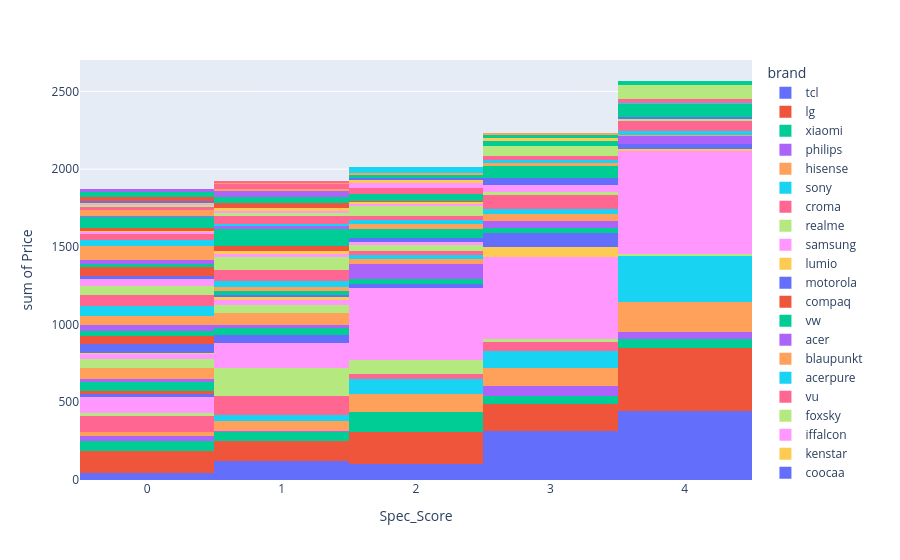

Here is the notebook cell this chart was saved with:
### Markdown cell above
### Price to Spec_Score Columns

### Code cell
px.histogram(df, x='Spec_Score', y='Price', color='brand')

### Figure 1 — Plotly figure (JSON) as saved in the notebook; plotly's stock layout.template omitted (floating-point values rounded to 4 significant figures; data arrays with more than 128 entries replaced by an {"elided": "..."} marker saying what was removed)
{"data": [{"alignmentgroup": "True", "bingroup": "x", "histfunc": "sum", "hovertemplate": "brand=tcl<br>Spec_Score=%{x}<br>sum of Price=%{y}<extra></extra>", "legendgroup": "tcl", "marker": {"color": "#636efa", "pattern": {"shape": ""}}, "name": "tcl", "offsetgroup": "tcl", "orientation": "v", "showlegend": true, "type": "histogram", "x": [3, 4, 4, 0, 4, 3, 3, 4, 4, 4, 3, 1, 3, 4, 4, 4, 3, 3, 4, 2, 1, 3, 3, 3, 1, 2, 2, 3, 2, 4, 4, 3, 2, 4, 1, 4, 4, 3, 3, 1, 4, 1, 1, 3, 0, 4, 1, 2, 3, 4, 0, 4, 4, 4, 4, 4, 4, 4, 2, 2, 3, 4, 3, 1, 3, 0, 4, 3, 3, 3, 0, 2, 3, 1, 1, 3, 4, 4, 3, 4, 4, 4, 4, 4, 4, 3, 4, 4, 3, 4, 1, 3, 2, 3], "xaxis": "x", "y": [10.67, 11.41, 11.61, 9.306, 10.84, 10.74, 10.39, 11.1, 11.44, 10.88, 10.67, 9.68, 11.2, 12.43, 11.37, 11.92, 10.91, 10.37, 11.16, 10.34, 9.648, 10.78, 11.08, 10.71, 10.13, 10.46, 10.46, 10.57, 10.91, 10.88, 11.16, 10.65, 10.4, 10.86, 10.31, 11.29, 12.35, 11.14, 10.71, 10.24, 11.07, 10.16, 9.952, 10.62, 9.615, 11.35, 10.37, 10.6, 10.99, 11.41, 9.602, 11.29, 12.35, 12.1, 12.51, 11.58, 11.51, 11.78, 10.82, 10.46, 11.0, 11.23, 10.97, 10.46, 10.95, 9.615, 14.81, 12.03, 11.71, 11.7, 9.392, 10.17, 10.46, 10.38, 10.82, 11.29, 11.13, 12.9, 11.08, 11.51, 11.78, 11.92, 11.78, 12.35, 11.35, 11.23, 11.23, 11.29, 11.05, 11.46, 10.46, 11.11, 10.82, 10.9], "yaxis": "y"}, {"alignmentgroup": "True", "bingroup": "x", "histfunc": "sum", "hovertemplate": "brand=lg<br>Spec_Score=%{x}<br>sum of Price=%{y}<extra></extra>", "legendgroup": "lg", "marker": {"color": "#EF553B", "pattern": {"shape": ""}}, "name": "lg", "offsetgroup": "lg", "orientation": "v", "showlegend": true, "type": "histogram", "x": [2, 2, 3, 1, 2, 3, 3, 4, 0, 4, 3, 4, 4, 1, 2, 4, 4, 4, 4, 4, 0, 2, 2, 0, 0, 4, 4, 2, 0, 4, 1, 4, 4, 4, 4, 4, 2, 4, 4, 0, 1, 4, 2, 4, 4, 3, 3, 4, 4, 0, 4, 4, 0, 0, 2, 2, 4, 3, 3, 3, 2, 2, 1, 1, 2, 2, 1, 1, 1, 1, 0, 1, 0, 0, 2, 3, 2, 0, 3, 2, 3, 3, 3, 4, 0, 4, 3, 4, 2, 4, 1, 4, 4, 4], "xaxis": "x", "y": [10.65, 10.34, 10.73, 10.4, 10.5, 11.51, 10.98, 11.57, 9.595, 12.38, 10.82, 11.23, 11.12, 10.17, 10.71, 11.64, 11.63, 12.99, 11.85, 11.13, 9.82, 10.7, 10.74, 9.781, 9.852, 11.48, 11.35, 10.57, 9.68, 11.46, 10.17, 11.85, 12.62, 12.11, 12.92, 12.21, 10.6, 12.18, 11.54, 9.77, 10.37, 12.15, 10.8, 12.4, 12.01, 11.22, 11.51, 12.1, 12.93, 9.518, 12.86, 11.8, 9.714, 9.905, 11.07, 10.67, 12.04, 10.96, 11.46, 11.51, 11.08, 10.72, 10.71, 10.35, 10.91, 11.11, 10.71, 10.4, 10.43, 10.69, 9.977, 10.28, 10.36, 9.532, 11.16, 11.41, 11.0, 10.45, 11.74, 11.41, 11.49, 11.2, 11.13, 11.27, 9.668, 13.17, 11.87, 12.1, 11.46, 11.96, 10.71, 12.3, 11.09, 11.51], "yaxis": "y"}, {"alignmentgroup": "True", "bingroup": "x", "histfunc": "sum", "hovertemplate": "brand=xiaomi<br>Spec_Score=%{x}<br>sum of Price=%{y}<extra></extra>", "legendgroup": "xiaomi", "marker": {"color": "#00cc96", "pattern": {"shape": ""}}, "name": "xiaomi", "offsetgroup": "xiaomi", "orientation": "v", "showlegend": true, "type": "histogram", "x": [2, 3, 0, 3, 3, 2, 1, 2, 3, 0, 3, 0, 4, 4, 0, 1, 1, 2, 4, 2, 2, 4, 1, 2, 4, 2, 2, 1, 2, 0, 1, 0, 2, 2, 0], "xaxis": "x", "y": [10.52, 10.71, 9.105, 10.31, 10.4, 10.2, 9.616, 10.24, 10.65, 9.306, 10.86, 9.473, 11.18, 11.24, 9.547, 9.473, 10.09, 10.52, 10.93, 10.31, 10.13, 11.51, 10.09, 10.52, 11.17, 10.44, 10.52, 10.2, 10.32, 9.393, 10.56, 9.473, 10.4, 10.18, 9.999], "yaxis": "y"}, {"alignmentgroup": "True", "bingroup": "x", "histfunc": "sum", "hovertemplate": "brand=philips<br>Spec_Score=%{x}<br>sum of Price=%{y}<extra></extra>", "legendgroup": "philips", "marker": {"color": "#ab63fa", "pattern": {"shape": ""}}, "name": "philips", "offsetgroup": "philips", "orientation": "v", "showlegend": true, "type": "histogram", "x": [4, 3, 3, 4, 3, 4, 4, 3, 0, 3, 3, 1, 0, 0], "xaxis": "x", "y": [11.23, 10.2, 10.74, 10.97, 10.46, 11.41, 11.2, 10.93, 9.51, 10.65, 10.55, 10.04, 10.04, 9.547], "yaxis": "y"}, {"alignmentgroup": "True", "bingroup": "x", "histfunc": "sum", "hovertemplate": "brand=hisense<br>Spec_Score=%{x}<br>sum of Price=%{y}<extra></extra>", "legendgroup": "hisense", "marker": {"color": "#FFA15A", "pattern": {"shape": ""}}, "name": "hisense", "offsetgroup": "hisense", "orientation": "v", "showlegend": true, "type": "histogram", "x": [4, 3, 3, 3, 4, 4, 4, 3, 4, 2, 4, 1, 4, 4, 3, 4, 2, 1, 2, 2, 3, 3, 3, 2, 2, 1, 4, 4, 4, 4, 1, 0, 3, 3, 3, 2, 4, 4, 4, 2, 1, 2, 2, 2, 1, 0, 4, 0], "xaxis": "x", "y": [10.82, 10.07, 10.35, 10.31, 10.97, 11.25, 11.51, 10.46, 11.16, 10.22, 11.98, 10.27, 10.82, 11.51, 10.2, 10.62, 9.962, 9.999, 10.37, 10.2, 10.58, 10.89, 10.93, 10.57, 10.46, 10.2, 12.51, 11.92, 11.16, 11.7, 10.13, 9.393, 11.0, 10.69, 10.38, 10.04, 10.88, 11.35, 13.12, 11.25, 9.547, 10.82, 10.49, 10.65, 10.55, 9.788, 12.39, 9.473], "yaxis": "y"}, {"alignmentgroup": "True", "bingroup": "x", "histfunc": "sum", "hovertemplate": "brand=sony<br>Spec_Score=%{x}<br>sum of Price=%{y}<extra></extra>", "legendgroup": "sony", "marker": {"color": "#19d3f3", "pattern": {"shape": ""}}, "name": "sony", "offsetgroup": "sony", "orientation": "v", "showlegend": true, "type": "histogram", "x": [3, 4, 4, 4, 4, 2, 3, 1, 4, 2, 3, 4, 4, 2, 4, 4, 4, 4, 4, 4, 4, 4, 2, 2, 2, 3, 3, 2, 4, 4, 4, 3, 4, 3, 1, 1, 2, 4, 3, 4, 3, 3, 1, 2, 4, 4, 4], "xaxis": "x", "y": [11.3, 12.47, 11.73, 12.26, 11.46, 10.74, 11.03, 10.46, 11.71, 11.1, 11.26, 11.92, 12.6, 11.1, 13.21, 12.04, 12.81, 11.85, 11.96, 12.4, 11.78, 12.71, 11.08, 11.02, 10.82, 11.74, 11.37, 10.84, 12.55, 12.79, 13.06, 11.19, 11.86, 11.24, 10.27, 10.26, 10.8, 12.24, 11.16, 13.39, 11.23, 10.97, 11.0, 11.23, 12.53, 12.42, 11.88], "yaxis": "y"}, {"alignmentgroup": "True", "bingroup": "x", "histfunc": "sum", "hovertemplate": "brand=croma<br>Spec_Score=%{x}<br>sum of Price=%{y}<extra></extra>", "legendgroup": "croma", "marker": {"color": "#FF6692", "pattern": {"shape": ""}}, "name": "croma", "offsetgroup": "croma", "orientation": "v", "showlegend": true, "type": "histogram", "x": [0, 1, 3, 0, 0, 1, 0, 1, 1, 1, 0, 2, 2, 1, 1, 0, 0, 3, 0, 0, 3, 1, 0, 1, 1, 3, 1, 1, 0, 3, 2], "xaxis": "x", "y": [8.411, 9.472, 10.57, 9.392, 9.209, 10.31, 9.68, 9.998, 9.305, 9.903, 9.259, 10.37, 10.88, 10.09, 10.49, 9.104, 8.698, 11.08, 9.68, 9.51, 10.65, 10.24, 9.047, 10.09, 10.52, 10.99, 10.31, 9.952, 9.209, 10.91, 10.24], "yaxis": "y"}, {"alignmentgroup": "True", "bingroup": "x", "histfunc": "sum", "hovertemplate": "brand=realme<br>Spec_Score=%{x}<br>sum of Price=%{y}<extra></extra>", "legendgroup": "realme", "marker": {"color": "#B6E880", "pattern": {"shape": ""}}, "name": "realme", "offsetgroup": "realme", "orientation": "v", "showlegend": true, "type": "histogram", "x": [2, 2, 1, 2, 1, 1, 1, 2, 1, 1, 1, 2, 1, 2, 1, 0, 2, 1, 1, 3, 1, 4, 3, 0, 1, 2, 1, 2, 1, 1, 1, 1], "xaxis": "x", "y": [10.02, 9.868, 9.324, 10.17, 9.809, 10.36, 10.49, 10.28, 9.815, 10.02, 9.324, 10.06, 10.28, 11.03, 10.66, 9.306, 10.09, 10.13, 10.1, 10.54, 9.994, 11.49, 10.7, 9.324, 10.37, 10.66, 10.33, 10.69, 10.24, 10.34, 10.28, 10.04], "yaxis": "y"}, {"alignmentgroup": "True", "bingroup": "x", "histfunc": "sum", "hovertemplate": "brand=samsung<br>Spec_Score=%{x}<br>sum of Price=%{y}<extra></extra>", "legendgroup": "samsung", "marker": {"color": "#FF97FF", "pattern": {"shape": ""}}, "name": "samsung", "offsetgroup": "samsung", "orientation": "v", "showlegend": true, "type": "histogram", "x": {"elided": "171 int values"}, "xaxis": "x", "y": {"elided": "171 float values"}, "yaxis": "y"}, {"alignmentgroup": "True", "bingroup": "x", "histfunc": "sum", "hovertemplate": "brand=lumio<br>Spec_Score=%{x}<br>sum of Price=%{y}<extra></extra>", "legendgroup": "lumio", "marker": {"color": "#FECB52", "pattern": {"shape": ""}}, "name": "lumio", "offsetgroup": "lumio", "orientation": "v", "showlegend": true, "type": "histogram", "x": [4, 3, 3, 3, 3, 3, 3], "xaxis": "x", "y": [10.86, 10.31, 10.6, 10.28, 10.92, 10.55, 10.4], "yaxis": "y"}, {"alignmentgroup": "True", "bingroup": "x", "histfunc": "sum", "hovertemplate": "brand=motorola<br>Spec_Score=%{x}<br>sum of Price=%{y}<extra></extra>", "legendgroup": "motorola", "marker": {"color": "#636efa", "pattern": {"shape": ""}}, "name": "motorola", "offsetgroup": "motorola", "orientation": "v", "showlegend": true, "type": "histogram", "x": [2, 0, 3, 4, 4, 1, 3, 3, 3, 2, 4, 1, 2, 0, 3, 3, 1, 1, 3, 3, 1, 3], "xaxis": "x", "y": [10.13, 9.367, 10.34, 11.11, 11.61, 9.367, 10.4, 10.4, 10.74, 10.28, 10.93, 10.11, 10.33, 9.367, 10.93, 10.48, 10.15, 10.02, 10.69, 10.4, 10.02, 11.05], "yaxis": "y"}, {"alignmentgroup": "True", "bingroup": "x", "histfunc": "sum", "hovertemplate": "brand=compaq<br>Spec_Score=%{x}<br>sum of Price=%{y}<extra></extra>", "legendgroup": "compaq", "marker": {"color": "#EF553B", "pattern": {"shape": ""}}, "name": "compaq", "offsetgroup": "compaq", "orientation": "v", "showlegend": true, "type": "histogram", "x": [0, 0], "xaxis": "x", "y": [9.393, 9.21], "yaxis": "y"}, {"alignmentgroup": "True", "bingroup": "x", "histfunc": "sum", "hovertemplate": "brand=vw<br>Spec_Score=%{x}<br>sum of Price=%{y}<extra></extra>", "legendgroup": "vw", "marker": {"color": "#00cc96", "pattern": {"shape": ""}}, "name": "vw", "offsetgroup": "vw", "orientation": "v", "showlegend": true, "type": "histogram", "x": [1, 0, 0, 0, 1, 2, 0, 1, 0, 0, 2, 1, 1, 3, 3, 3, 2], "xaxis": "x", "y": [9.616, 9.306, 8.987, 8.613, 9.51, 9.999, 8.987, 9.48, 9.561, 9.105, 10.17, 9.999, 10.08, 10.6, 10.92, 10.92, 10.31], "yaxis": "y"}, {"alignmentgroup": "True", "bingroup": "x", "histfunc": "sum", "hovertemplate": "brand=acer<br>Spec_Score=%{x}<br>sum of Price=%{y}<extra></extra>", "legendgroup": "acer", "marker": {"color": "#ab63fa", "pattern": {"shape": ""}}, "name": "acer", "offsetgroup": "acer", "orientation": "v", "showlegend": true, "type": "histogram", "x": [3, 2, 3, 0, 1, 2, 2, 0, 2, 2, 4, 4, 1, 3, 3, 2, 2, 2, 4, 4, 2], "xaxis": "x", "y": [10.13, 10.04, 10.2, 9.393, 9.51, 10.09, 10.43, 9.68, 10.13, 10.86, 11.17, 11.51, 9.642, 10.55, 10.39, 10.24, 10.69, 10.34, 11.89, 11.52, 11.2], "yaxis": "y"}, {"alignmentgroup": "True", "bingroup": "x", "histfunc": "sum", "hovertemplate": "brand=blaupunkt<br>Spec_Score=%{x}<br>sum of Price=%{y}<extra></extra>", "legendgroup": "blaupunkt", "marker": {"color": "#FFA15A", "pattern": {"shape": ""}}, "name": "blaupunkt", "offsetgroup": "blaupunkt", "orientation": "v", "showlegend": true, "type": "histogram", "x": [0, 1, 0, 1, 1, 1, 2, 3, 3, 1, 0, 4, 2, 2, 1, 0, 0, 0, 1, 1, 0, 3, 0, 3], "xaxis": "x", "y": [9.35, 9.68, 9.77, 9.51, 9.826, 9.798, 10.43, 10.74, 11.1, 9.952, 9.547, 11.46, 10.34, 10.24, 10.23, 9.547, 9.547, 9.185, 10.13, 10.28, 9.122, 10.99, 9.306, 10.65], "yaxis": "y"}, {"alignmentgroup": "True", "bingroup": "x", "histfunc": "sum", "hovertemplate": "brand=acerpure<br>Spec_Score=%{x}<br>sum of Price=%{y}<extra></extra>", "legendgroup": "acerpure", "marker": {"color": "#19d3f3", "pattern": {"shape": ""}}, "name": "acerpure", "offsetgroup": "acerpure", "orientation": "v", "showlegend": true, "type": "histogram", "x": [3, 2, 4, 3, 4, 2, 3, 2], "xaxis": "x", "y": [10.6, 10.04, 10.9, 10.31, 12.25, 10.49, 10.92, 10.74], "yaxis": "y"}, {"alignmentgroup": "True", "bingroup": "x", "histfunc": "sum", "hovertemplate": "brand=vu<br>Spec_Score=%{x}<br>sum of Price=%{y}<extra></extra>", "legendgroup": "vu", "marker": {"color": "#FF6692", "pattern": {"shape": ""}}, "name": "vu", "offsetgroup": "vu", "orientation": "v", "showlegend": true, "type": "histogram", "x": [3, 3, 3, 4, 4, 3, 3, 4, 3, 3, 4, 2, 2, 3, 4, 3, 4], "xaxis": "x", "y": [10.18, 10.49, 10.26, 10.82, 10.98, 10.78, 10.09, 11.07, 10.53, 10.82, 11.09, 10.23, 10.27, 10.58, 11.45, 10.43, 11.37], "yaxis": "y"}, {"alignmentgroup": "True", "bingroup": "x", "histfunc": "sum", "hovertemplate": "brand=foxsky<br>Spec_Score=%{x}<br>sum of Price=%{y}<extra></extra>", "legendgroup": "foxsky", "marker": {"color": "#B6E880", "pattern": {"shape": ""}}, "name": "foxsky", "offsetgroup": "foxsky", "orientation": "v", "showlegend": true, "type": "histogram", "x": [1, 0, 1, 3, 0, 0, 2, 1, 1, 2, 3, 4, 2, 2, 1, 0, 0, 0], "xaxis": "x", "y": [9.547, 9.393, 9.928, 10.24, 9.105, 9.024, 11.08, 10.17, 10.34, 10.69, 10.65, 11.16, 10.13, 10.24, 10.52, 10.13, 9.473, 8.764], "yaxis": "y"}, {"alignmentgroup": "True", "bingroup": "x", "histfunc": "sum", "hovertemplate": "brand=iffalcon<br>Spec_Score=%{x}<br>sum of Price=%{y}<extra></extra>", "legendgroup": "iffalcon", "marker": {"color": "#FF97FF", "pattern": {"shape": ""}}, "name": "iffalcon", "offsetgroup": "iffalcon", "orientation": "v", "showlegend": true, "type": "histogram", "x": [3, 2, 0, 3, 3, 1, 1, 1, 0, 0, 2, 3], "xaxis": "x", "y": [10.82, 10.6, 9.852, 11.16, 10.82, 10.31, 10.13, 10.4, 9.547, 9.903, 10.44, 10.6], "yaxis": "y"}, {"alignmentgroup": "True", "bingroup": "x", "histfunc": "sum", "hovertemplate": "brand=kenstar<br>Spec_Score=%{x}<br>sum of Price=%{y}<extra></extra>", "legendgroup": "kenstar", "marker": {"color": "#FECB52", "pattern": {"shape": ""}}, "name": "kenstar", "offsetgroup": "kenstar", "orientation": "v", "showlegend": true, "type": "histogram", "x": [0, 1, 1], "xaxis": "x", "y": [9.048, 10.14, 9.99], "yaxis": "y"}, {"alignmentgroup": "True", "bingroup": "x", "histfunc": "sum", "hovertemplate": "brand=coocaa<br>Spec_Score=%{x}<br>sum of Price=%{y}<extra></extra>", "legendgroup": "coocaa", "marker": {"color": "#636efa", "pattern": {"shape": ""}}, "name": "coocaa", "offsetgroup": "coocaa", "orientation": "v", "showlegend": true, "type": "histogram", "x": [3, 0, 3, 1, 0, 3, 2, 0, 4, 0, 2, 3, 0, 0], "xaxis": "x", "y": [10.4, 9.105, 10.74, 10.13, 9.06, 10.62, 10.2, 9.649, 11.07, 10.04, 10.49, 10.4, 9.06, 10.31], "yaxis": "y"}, {"alignmentgroup": "True", "bingroup": "x", "histfunc": "sum", "hovertemplate": "brand=innoq<br>Spec_Score=%{x}<br>sum of Price=%{y}<extra></extra>", "legendgroup": "innoq", "marker": {"color": "#EF553B", "pattern": {"shape": ""}}, "name": "innoq", "offsetgroup": "innoq", "orientation": "v", "showlegend": true, "type": "histogram", "x": [0, 0, 0, 0, 0, 0], "xaxis": "x", "y": [8.536, 8.698, 8.921, 9.982, 9.546, 8.535], "yaxis": "y"}, {"alignmentgroup": "True", "bingroup": "x", "histfunc": "sum", "hovertemplate": "brand=toshiba<br>Spec_Score=%{x}<br>sum of Price=%{y}<extra></extra>", "legendgroup": "toshiba", "marker": {"color": "#00cc96", "pattern": {"shape": ""}}, "name": "toshiba", "offsetgroup": "toshiba", "orientation": "v", "showlegend": true, "type": "histogram", "x": [2, 2, 1, 2, 2, 3, 3, 0, 0, 4, 4, 4, 3, 3, 3, 4, 3, 1, 2, 1, 4, 3, 2, 0, 4, 4], "xaxis": "x", "y": [9.999, 10.6, 9.68, 10.4, 10.37, 10.93, 10.71, 9.903, 9.546, 11.29, 10.95, 11.85, 10.65, 10.82, 10.55, 11.77, 10.59, 10.24, 10.37, 10.13, 12.43, 11.26, 10.6, 9.472, 12.4, 11.7], "yaxis": "y"}, {"alignmentgroup": "True", "bingroup": "x", "histfunc": "sum", "hovertemplate": "brand=marq<br>Spec_Score=%{x}<br>sum of Price=%{y}<extra></extra>", "legendgroup": "marq", "marker": {"color": "#ab63fa", "pattern": {"shape": ""}}, "name": "marq", "offsetgroup": "marq", "orientation": "v", "showlegend": true, "type": "histogram", "x": [0, 0, 0, 0], "xaxis": "x", "y": [9.473, 9.105, 8.923, 8.575], "yaxis": "y"}, {"alignmentgroup": "True", "bingroup": "x", "histfunc": "sum", "hovertemplate": "brand=panasonic<br>Spec_Score=%{x}<br>sum of Price=%{y}<extra></extra>", "legendgroup": "panasonic", "marker": {"color": "#FFA15A", "pattern": {"shape": ""}}, "name": "panasonic", "offsetgroup": "panasonic", "orientation": "v", "showlegend": true, "type": "histogram", "x": [1, 0, 2, 3, 3, 0, 0, 0, 0, 2, 2, 1, 0], "xaxis": "x", "y": [9.999, 9.547, 10.18, 10.8, 11.11, 9.74, 10.23, 9.51, 10.09, 10.63, 10.75, 10.26, 9.825], "yaxis": "y"}, {"alignmentgroup": "True", "bingroup": "x", "histfunc": "sum", "hovertemplate": "brand=kodak<br>Spec_Score=%{x}<br>sum of Price=%{y}<extra></extra>", "legendgroup": "kodak", "marker": {"color": "#19d3f3", "pattern": {"shape": ""}}, "name": "kodak", "offsetgroup": "kodak", "orientation": "v", "showlegend": true, "type": "histogram", "x": [1, 1, 0, 4, 3, 2, 0, 0, 0, 1, 1, 0, 0, 2, 3, 0], "xaxis": "x", "y": [9.68, 9.798, 9.393, 10.97, 10.4, 10.65, 9.122, 9.547, 8.839, 9.852, 9.259, 9.582, 9.122, 10.71, 11.08, 8.936], "yaxis": "y"}, {"alignmentgroup": "True", "bingroup": "x", "histfunc": "sum", "hovertemplate": "brand=thomson<br>Spec_Score=%{x}<br>sum of Price=%{y}<extra></extra>", "legendgroup": "thomson", "marker": {"color": "#FF6692", "pattern": {"shape": ""}}, "name": "thomson", "offsetgroup": "thomson", "orientation": "v", "showlegend": true, "type": "histogram", "x": [3, 0, 1, 3, 4, 1, 4, 0, 0, 1, 0, 0, 1, 1, 0, 1, 1, 0, 0, 2, 2, 2], "xaxis": "x", "y": [10.4, 8.825, 9.852, 10.71, 11.08, 10.13, 11.46, 9.547, 9.122, 9.259, 9.122, 8.854, 10.86, 10.34, 9.185, 10.24, 9.952, 8.936, 8.631, 10.65, 10.24, 10.34], "yaxis": "y"}, {"alignmentgroup": "True", "bingroup": "x", "histfunc": "sum", "hovertemplate": "brand=haier<br>Spec_Score=%{x}<br>sum of Price=%{y}<extra></extra>", "legendgroup": "haier", "marker": {"color": "#B6E880", "pattern": {"shape": ""}}, "name": "haier", "offsetgroup": "haier", "orientation": "v", "showlegend": true, "type": "histogram", "x": [4, 3, 3, 1, 0, 1, 1, 4, 1, 3, 4, 0, 0, 3, 3, 4, 2, 1, 2, 2, 1, 0, 0, 2, 2, 4, 1, 1, 4, 4, 2, 4, 0, 3], "xaxis": "x", "y": [11.11, 10.83, 10.43, 10.74, 9.68, 10.5, 10.29, 11.78, 10.18, 11.1, 11.56, 9.589, 9.852, 10.8, 11.06, 11.41, 10.45, 10.77, 10.67, 10.6, 10.4, 9.933, 10.2, 11.01, 10.63, 11.57, 11.01, 10.24, 12.1, 11.87, 10.76, 12.04, 9.769, 10.94], "yaxis": "y"}, {"alignmentgroup": "True", "bingroup": "x", "histfunc": "sum", "hovertemplate": "brand=infinix<br>Spec_Score=%{x}<br>sum of Price=%{y}<extra></extra>", "legendgroup": "infinix", "marker": {"color": "#FF97FF", "pattern": {"shape": ""}}, "name": "infinix", "offsetgroup": "infinix", "orientation": "v", "showlegend": true, "type": "histogram", "x": [1, 0, 0, 2, 0, 1, 0, 0], "xaxis": "x", "y": [9.903, 9.306, 9.51, 10.2, 9.036, 10.4, 8.987, 9.105], "yaxis": "y"}, {"alignmentgroup": "True", "bingroup": "x", "histfunc": "sum", "hovertemplate": "brand=ifflacon<br>Spec_Score=%{x}<br>sum of Price=%{y}<extra></extra>", "legendgroup": "ifflacon", "marker": {"color": "#FECB52", "pattern": {"shape": ""}}, "name": "ifflacon", "offsetgroup": "ifflacon", "orientation": "v", "showlegend": true, "type": "histogram", "x": [2, 1, 1], "xaxis": "x", "y": [10.71, 10.2, 10.46], "yaxis": "y"}, {"alignmentgroup": "True", "bingroup": "x", "histfunc": "sum", "hovertemplate": "brand=akai<br>Spec_Score=%{x}<br>sum of Price=%{y}<extra></extra>", "legendgroup": "akai", "marker": {"color": "#636efa", "pattern": {"shape": ""}}, "name": "akai", "offsetgroup": "akai", "orientation": "v", "showlegend": true, "type": "histogram", "x": [0, 0], "xaxis": "x", "y": [9.975, 9.471], "yaxis": "y"}, {"alignmentgroup": "True", "bingroup": "x", "histfunc": "sum", "hovertemplate": "brand=reliance<br>Spec_Score=%{x}<br>sum of Price=%{y}<extra></extra>", "legendgroup": "reliance", "marker": {"color": "#EF553B", "pattern": {"shape": ""}}, "name": "reliance", "offsetgroup": "reliance", "orientation": "v", "showlegend": true, "type": "histogram", "x": [0, 0, 1, 0, 1, 2, 0, 1, 0, 0], "xaxis": "x", "y": [9.258, 9.324, 10.44, 9.387, 10.04, 10.31, 9.769, 9.903, 9.526, 9.504], "yaxis": "y"}, {"alignmentgroup": "True", "bingroup": "x", "histfunc": "sum", "hovertemplate": "brand=onida<br>Spec_Score=%{x}<br>sum of Price=%{y}<extra></extra>", "legendgroup": "onida", "marker": {"color": "#00cc96", "pattern": {"shape": ""}}, "name": "onida", "offsetgroup": "onida", "orientation": "v", "showlegend": true, "type": "histogram", "x": [1, 1, 2, 1, 2, 3, 3, 1, 1, 1, 0, 1, 1, 1, 2, 1, 3, 1, 2, 0], "xaxis": "x", "y": [10.34, 10.11, 10.74, 10.29, 10.39, 10.51, 10.69, 10.29, 10.04, 9.473, 9.568, 10.4, 10.23, 10.18, 10.39, 10.11, 10.78, 10.76, 10.2, 9.465], "yaxis": "y"}, {"alignmentgroup": "True", "bingroup": "x", "histfunc": "sum", "hovertemplate": "brand=bush<br>Spec_Score=%{x}<br>sum of Price=%{y}<extra></extra>", "legendgroup": "bush", "marker": {"color": "#ab63fa", "pattern": {"shape": ""}}, "name": "bush", "offsetgroup": "bush", "orientation": "v", "showlegend": true, "type": "histogram", "x": [0, 0, 1, 1, 0], "xaxis": "x", "y": [9.048, 9.024, 9.903, 10.15, 9.616], "yaxis": "y"}, {"alignmentgroup": "True", "bingroup": "x", "histfunc": "sum", "hovertemplate": "brand=uniboom<br>Spec_Score=%{x}<br>sum of Price=%{y}<extra></extra>", "legendgroup": "uniboom", "marker": {"color": "#FFA15A", "pattern": {"shape": ""}}, "name": "uniboom", "offsetgroup": "uniboom", "orientation": "v", "showlegend": true, "type": "histogram", "x": [0, 0, 0, 0, 0, 0, 0, 0, 0, 0], "xaxis": "x", "y": [8.852, 8.611, 9.375, 9.105, 9.546, 8.867, 8.961, 9.546, 8.555, 8.778], "yaxis": "y"}, {"alignmentgroup": "True", "bingroup": "x", "histfunc": "sum", "hovertemplate": "brand=rgl<br>Spec_Score=%{x}<br>sum of Price=%{y}<extra></extra>", "legendgroup": "rgl", "marker": {"color": "#19d3f3", "pattern": {"shape": ""}}, "name": "rgl", "offsetgroup": "rgl", "orientation": "v", "showlegend": true, "type": "histogram", "x": [0, 0, 0, 0, 1], "xaxis": "x", "y": [9.797, 9.106, 9.998, 9.852, 10.52], "yaxis": "y"}, {"alignmentgroup": "True", "bingroup": "x", "histfunc": "sum", "hovertemplate": "brand=wobble<br>Spec_Score=%{x}<br>sum of Price=%{y}<extra></extra>", "legendgroup": "wobble", "marker": {"color": "#FF6692", "pattern": {"shape": ""}}, "name": "wobble", "offsetgroup": "wobble", "orientation": "v", "showlegend": true, "type": "histogram", "x": [2, 0, 0, 0, 0, 2, 1, 2, 1, 1, 1, 1, 2], "xaxis": "x", "y": [10.4, 9.68, 9.393, 9.547, 9.852, 10.69, 10.43, 10.55, 10.17, 9.928, 10.4, 10.28, 10.37], "yaxis": "y"}, {"alignmentgroup": "True", "bingroup": "x", "histfunc": "sum", "hovertemplate": "brand=elista<br>Spec_Score=%{x}<br>sum of Price=%{y}<extra></extra>", "legendgroup": "elista", "marker": {"color": "#B6E880", "pattern": {"shape": ""}}, "name": "elista", "offsetgroup": "elista", "orientation": "v", "showlegend": true, "type": "histogram", "x": [1, 1], "xaxis": "x", "y": [10.2, 10.16], "yaxis": "y"}, {"alignmentgroup": "True", "bingroup": "x", "histfunc": "sum", "hovertemplate": "brand=vzy<br>Spec_Score=%{x}<br>sum of Price=%{y}<extra></extra>", "legendgroup": "vzy", "marker": {"color": "#FF97FF", "pattern": {"shape": ""}}, "name": "vzy", "offsetgroup": "vzy", "orientation": "v", "showlegend": true, "type": "histogram", "x": [2, 0, 2, 2, 1], "xaxis": "x", "y": [10.22, 9.68, 10.3, 10.56, 10.24], "yaxis": "y"}, {"alignmentgroup": "True", "bingroup": "x", "histfunc": "sum", "hovertemplate": "brand=metz<br>Spec_Score=%{x}<br>sum of Price=%{y}<extra></extra>", "legendgroup": "metz", "marker": {"color": "#FECB52", "pattern": {"shape": ""}}, "name": "metz", "offsetgroup": "metz", "orientation": "v", "showlegend": true, "type": "histogram", "x": [3, 0, 1, 2, 2, 3, 1], "xaxis": "x", "y": [10.82, 9.547, 10.49, 10.13, 10.93, 11.0, 10.49], "yaxis": "y"}, {"alignmentgroup": "True", "bingroup": "x", "histfunc": "sum", "hovertemplate": "brand=kodal<br>Spec_Score=%{x}<br>sum of Price=%{y}<extra></extra>", "legendgroup": "kodal", "marker": {"color": "#636efa", "pattern": {"shape": ""}}, "name": "kodal", "offsetgroup": "kodal", "orientation": "v", "showlegend": true, "type": "histogram", "x": [2], "xaxis": "x", "y": [10.34], "yaxis": "y"}, {"alignmentgroup": "True", "bingroup": "x", "histfunc": "sum", "hovertemplate": "brand=bpl<br>Spec_Score=%{x}<br>sum of Price=%{y}<extra></extra>", "legendgroup": "bpl", "marker": {"color": "#EF553B", "pattern": {"shape": ""}}, "name": "bpl", "offsetgroup": "bpl", "orientation": "v", "showlegend": true, "type": "histogram", "x": [1, 1, 0, 0, 1], "xaxis": "x", "y": [10.11, 10.13, 9.455, 9.433, 10.62], "yaxis": "y"}, {"alignmentgroup": "True", "bingroup": "x", "histfunc": "sum", "hovertemplate": "brand=sansui<br>Spec_Score=%{x}<br>sum of Price=%{y}<extra></extra>", "legendgroup": "sansui", "marker": {"color": "#00cc96", "pattern": {"shape": ""}}, "name": "sansui", "offsetgroup": "sansui", "orientation": "v", "showlegend": true, "type": "histogram", "x": [0, 3, 2, 2, 0, 1, 1, 4, 3, 0, 4, 1, 0, 1, 0, 0, 0], "xaxis": "x", "y": [9.51, 10.61, 10.39, 10.52, 10.09, 10.53, 10.2, 12.54, 10.98, 9.457, 11.33, 10.02, 9.998, 10.27, 9.425, 9.456, 9.425], "yaxis": "y"}, {"alignmentgroup": "True", "bingroup": "x", "histfunc": "sum", "hovertemplate": "brand=nu<br>Spec_Score=%{x}<br>sum of Price=%{y}<extra></extra>", "legendgroup": "nu", "marker": {"color": "#ab63fa", "pattern": {"shape": ""}}, "name": "nu", "offsetgroup": "nu", "orientation": "v", "showlegend": true, "type": "histogram", "x": [1, 1, 1, 1, 0], "xaxis": "x", "y": [10.13, 10.46, 9.903, 10.22, 9.393], "yaxis": "y"}, {"alignmentgroup": "True", "bingroup": "x", "histfunc": "sum", "hovertemplate": "brand=beston<br>Spec_Score=%{x}<br>sum of Price=%{y}<extra></extra>", "legendgroup": "beston", "marker": {"color": "#FFA15A", "pattern": {"shape": ""}}, "name": "beston", "offsetgroup": "beston", "orientation": "v", "showlegend": true, "type": "histogram", "x": [2, 0, 1, 0, 0, 0, 3], "xaxis": "x", "y": [10.5, 9.105, 10.19, 9.127, 9.561, 9.48, 10.85], "yaxis": "y"}, {"alignmentgroup": "True", "bingroup": "x", "histfunc": "sum", "hovertemplate": "brand=blackdecker<br>Spec_Score=%{x}<br>sum of Price=%{y}<extra></extra>", "legendgroup": "blackdecker", "marker": {"color": "#19d3f3", "pattern": {"shape": ""}}, "name": "blackdecker", "offsetgroup": "blackdecker", "orientation": "v", "showlegend": true, "type": "histogram", "x": [2, 2, 2], "xaxis": "x", "y": [10.31, 10.46, 10.13], "yaxis": "y"}, {"alignmentgroup": "True", "bingroup": "x", "histfunc": "sum", "hovertemplate": "brand=lloyd<br>Spec_Score=%{x}<br>sum of Price=%{y}<extra></extra>", "legendgroup": "lloyd", "marker": {"color": "#FF6692", "pattern": {"shape": ""}}, "name": "lloyd", "offsetgroup": "lloyd", "orientation": "v", "showlegend": true, "type": "histogram", "x": [0, 1, 1, 0, 1], "xaxis": "x", "y": [10.04, 10.25, 10.3, 9.775, 10.26], "yaxis": "y"}, {"alignmentgroup": "True", "bingroup": "x", "histfunc": "sum", "hovertemplate": "brand=redmi<br>Spec_Score=%{x}<br>sum of Price=%{y}<extra></extra>", "legendgroup": "redmi", "marker": {"color": "#B6E880", "pattern": {"shape": ""}}, "name": "redmi", "offsetgroup": "redmi", "orientation": "v", "showlegend": true, "type": "histogram", "x": [0], "xaxis": "x", "y": [9.547], "yaxis": "y"}, {"alignmentgroup": "True", "bingroup": "x", "histfunc": "sum", "hovertemplate": "brand=westinghouse<br>Spec_Score=%{x}<br>sum of Price=%{y}<extra></extra>", "legendgroup": "westinghouse", "marker": {"color": "#FF97FF", "pattern": {"shape": ""}}, "name": "westinghouse", "offsetgroup": "westinghouse", "orientation": "v", "showlegend": true, "type": "histogram", "x": [0], "xaxis": "x", "y": [9.105], "yaxis": "y"}, {"alignmentgroup": "True", "bingroup": "x", "histfunc": "sum", "hovertemplate": "brand=xelectron<br>Spec_Score=%{x}<br>sum of Price=%{y}<extra></extra>", "legendgroup": "xelectron", "marker": {"color": "#FECB52", "pattern": {"shape": ""}}, "name": "xelectron", "offsetgroup": "xelectron", "orientation": "v", "showlegend": true, "type": "histogram", "x": [0], "xaxis": "x", "y": [8.854], "yaxis": "y"}, {"alignmentgroup": "True", "bingroup": "x", "histfunc": "sum", "hovertemplate": "brand=beethosol<br>Spec_Score=%{x}<br>sum of Price=%{y}<extra></extra>", "legendgroup": "beethosol", "marker": {"color": "#636efa", "pattern": {"shape": ""}}, "name": "beethosol", "offsetgroup": "beethosol", "orientation": "v", "showlegend": true, "type": "histogram", "x": [0], "xaxis": "x", "y": [9.798], "yaxis": "y"}, {"alignmentgroup": "True", "bingroup": "x", "histfunc": "sum", "hovertemplate": "brand=tseries<br>Spec_Score=%{x}<br>sum of Price=%{y}<extra></extra>", "legendgroup": "tseries", "marker": {"color": "#EF553B", "pattern": {"shape": ""}}, "name": "tseries", "offsetgroup": "tseries", "orientation": "v", "showlegend": true, "type": "histogram", "x": [0, 0, 0], "xaxis": "x", "y": [8.908, 9.908, 9.368], "yaxis": "y"}, {"alignmentgroup": "True", "bingroup": "x", "histfunc": "sum", "hovertemplate": "brand=nacson<br>Spec_Score=%{x}<br>sum of Price=%{y}<extra></extra>", "legendgroup": "nacson", "marker": {"color": "#00cc96", "pattern": {"shape": ""}}, "name": "nacson", "offsetgroup": "nacson", "orientation": "v", "showlegend": true, "type": "histogram", "x": [0, 0, 0], "xaxis": "x", "y": [9.903, 9.393, 9.433], "yaxis": "y"}, {"alignmentgroup": "True", "bingroup": "x", "histfunc": "sum", "hovertemplate": "brand=skylive<br>Spec_Score=%{x}<br>sum of Price=%{y}<extra></extra>", "legendgroup": "skylive", "marker": {"color": "#ab63fa", "pattern": {"shape": ""}}, "name": "skylive", "offsetgroup": "skylive", "orientation": "v", "showlegend": true, "type": "histogram", "x": [0, 0], "xaxis": "x", "y": [9.017, 9.66], "yaxis": "y"}, {"alignmentgroup": "True", "bingroup": "x", "histfunc": "sum", "hovertemplate": "brand=hyundai<br>Spec_Score=%{x}<br>sum of Price=%{y}<extra></extra>", "legendgroup": "hyundai", "marker": {"color": "#FFA15A", "pattern": {"shape": ""}}, "name": "hyundai", "offsetgroup": "hyundai", "orientation": "v", "showlegend": true, "type": "histogram", "x": [1], "xaxis": "x", "y": [10.32], "yaxis": "y"}, {"alignmentgroup": "True", "bingroup": "x", "histfunc": "sum", "hovertemplate": "brand=aiwa<br>Spec_Score=%{x}<br>sum of Price=%{y}<extra></extra>", "legendgroup": "aiwa", "marker": {"color": "#19d3f3", "pattern": {"shape": ""}}, "name": "aiwa", "offsetgroup": "aiwa", "orientation": "v", "showlegend": true, "type": "histogram", "x": [2], "xaxis": "x", "y": [10.59], "yaxis": "y"}, {"alignmentgroup": "True", "bingroup": "x", "histfunc": "sum", "hovertemplate": "brand=bazeegar<br>Spec_Score=%{x}<br>sum of Price=%{y}<extra></extra>", "legendgroup": "bazeegar", "marker": {"color": "#FF6692", "pattern": {"shape": ""}}, "name": "bazeegar", "offsetgroup": "bazeegar", "orientation": "v", "showlegend": true, "type": "histogram", "x": [1], "xaxis": "x", "y": [9.952], "yaxis": "y"}], "layout": {"barmode": "relative", "legend": {"title": {"text": "brand"}, "tracegroupgap": 0}, "margin": {"t": 60}, "xaxis": {"anchor": "y", "domain": [0, 1], "title": {"text": "Spec_Score"}}, "yaxis": {"anchor": "x", "domain": [0, 1], "title": {"text": "sum of Price"}}}}
